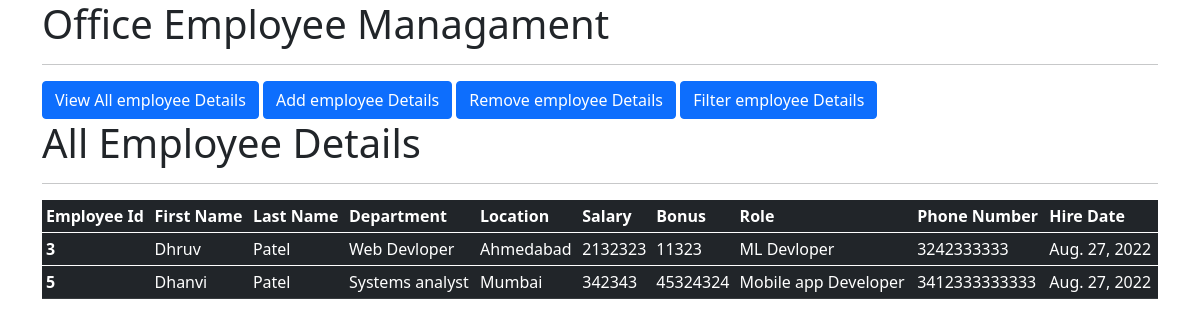
Screenshot of /view_detail/ with the database file from the repository.
### emp_app/models.py (models this page shows, shortened)
class Employee(models.Model):
    fname = models.CharField(max_length=200)
    lname = models.CharField(max_length=200)
    dept = models.ForeignKey(Department, on_delete=models.CASCADE)
    salary = models.IntegerField(default=0)
    bonus = models.IntegerField(default=0)
    role = models.ForeignKey(Role, on_delete=models.CASCADE)
    phone = models.IntegerField(default=0)
    hire_date = models.DateField()

class Department(models.Model):
    name = models.CharField(max_length=250)
    location = models.CharField(max_length=200)

class Role(models.Model):
    name = models.CharField(max_length=200)

### emp_app/views.py (the view)
# urls.py: path('view_detail/', views.view_all, name='view_detail'),
def view_all(request):
    emp = Employee.objects.all()
    context = {
        'emps':emp
    }
    return render(request, 'view_all_employee.html', context)

### emp_app/templates/view_all_employee.html
{% extends 'base.html' %}
{% block content %}
<div class="container">
  <h1>All Employee Details</h1>
  <hr>
  <table class="table table-dark table-sm">
      <thead>
        <tr>
          <th scope="col">Employee Id</th>
          <th scope="col">First Name</th>
          <th scope="col">Last Name</th>
          <th scope="col">Department</th>
          <th scope="col">Location</th>
          <th scope="col">Salary</th>
          <th scope="col">Bonus</th>
          <th scope="col">Role</th>
          <th scope="col">Phone Number</th>
          <th scope="col">Hire Date</th>
        </tr>
      </thead>
      {% for emp in emps %}
      <tbody>
          <tr>
              <th scope="row">{{emp.id}}</th>
              <td>{{emp.fname}}</td>
              <td>{{emp.lname}}</td>
              <td>{{emp.dept.name}}</td>
              <td>{{emp.dept.location}}</td>
              <td>{{emp.salary}}</td>
              <td>{{emp.bonus}}</td>
              <td>{{emp.role.name}}</td>
              <td>{{emp.phone}}</td>
              <td>{{emp.hire_date}}</td>
            </tr>
      </tbody>
      {% endfor %}
    </table>
</div>
{% endblock content %}

### emp_app/templates/base.html (shortened to what this page needs)
<!doctype html>
<html lang="en">
  <head>
    <link href="https://cdn.jsdelivr.net/npm/bootstrap@5.0.2/dist/css/bootstrap.min.css" rel="stylesheet">
  </head>
  <body>
    <div class="container">
        <h1>Office Employee Managament</h1>
        <hr>
        <a class="btn btn-primary" href="/view_detail" role="button">View All employee Details</a>
        <a class="btn btn-primary" href="/add" role="button">Add employee Details</a>
        <a class="btn btn-primary" href="/remove" role="button">Remove employee Details</a>
        <a class="btn btn-primary" href="/filter" role="button">Filter employee Details</a>
      </div>
      {% block content %}
      {% endblock content %}
  </body>
</html>

### rows the page displays
Employee: id "3", fname "Dhruv", lname "Patel", dept.name "Web Devloper", dept.location "Ahmedabad", salary "2132323", bonus "11323", role.name "ML Devloper", phone "3242333333", hire_date "Aug. 27, 2022"
Employee: id "5", fname "Dhanvi", lname "Patel", dept.name "Systems analyst", dept.location "Mumbai", salary "342343", bonus "45324324", role.name "Mobile app Developer", phone "3412333333333", hire_date "Aug. 27, 2022"
